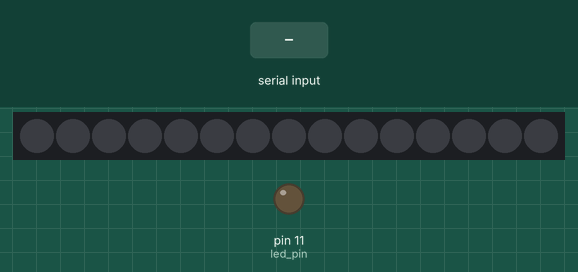
Simulated run of this sketch. Board: Arduino Uno, built with avr-gcc and run on an emulated ATmega328P. Shown: 15 RGB LEDs in strip order, left to right, output pins drawn as LEDs (lit = HIGH). The test bench sets the inputs (shaded band). Colours are those a GRB WS2812 strip shows for the declared byte order.

Above: at 1.2 s.
1.3 s: "u" received over Serial
At 2.4 s:
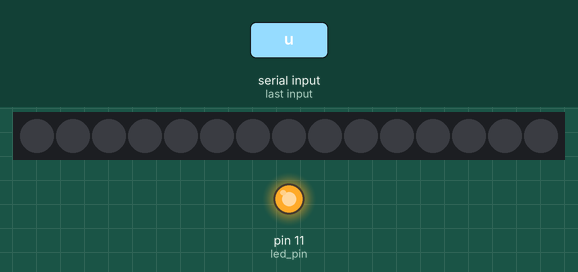
2.8 s: "d" received over Serial
At 3.6 s:
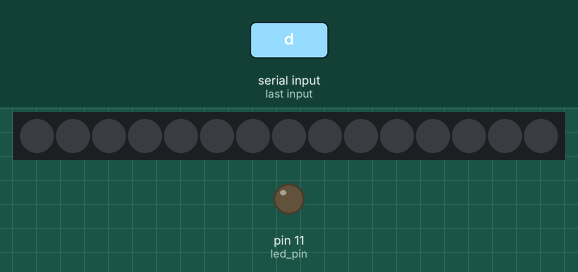
Timing chart, 0 to 5.8 s (numbered marks = the images above; inputs shaded):
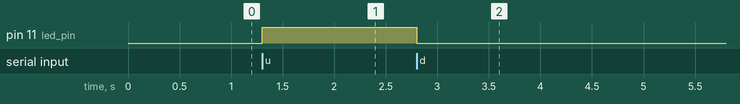

The sketch:

main.ino
```cpp
#include <FastLED.h>

#define sensor_pin A0
#define led_pin 11

const int DATA_PIN = 2;
const unsigned char NUM_LEDS = 15;

CRGB leds[NUM_LEDS];

void setup() {
  Serial.begin(9600);
  FastLED.addLeds<WS2812B, DATA_PIN>(leds, NUM_LEDS);
    pinMode(led_pin, OUTPUT);
}

void set_colors() {
  unsigned char i = 0;
  while (i < NUM_LEDS && Serial.available() >= 3) {
    if (i == 0) delay(100);
    unsigned char r = Serial.read();
    unsigned char g = Serial.read();
    unsigned char b = Serial.read();
    leds[i++] = CRGB(r, g, b);
  }
}

void check_serial(){
  while (Serial.available() > 0) {
    char message = Serial.read();
    if (message == 'u'){
      digitalWrite(led_pin, HIGH);
      //Serial.println("Led is ON");
    } else if (message == 'd') {
      digitalWrite(led_pin, LOW);
      //Serial.println("Led is OFF");
    } else if (message == 's') {
      char val = analogRead(sensor_pin) >> 2;
      Serial.write(val);
    }
  }
}

void loop() {
  check_serial();
    set_colors();
  FastLED.show();
}
```

Measured:
- after the input at 1.3 s, pin 11 (led_pin): LOW → HIGH at once
- after the input at 2.8 s, pin 11 (led_pin): HIGH → LOW at once
